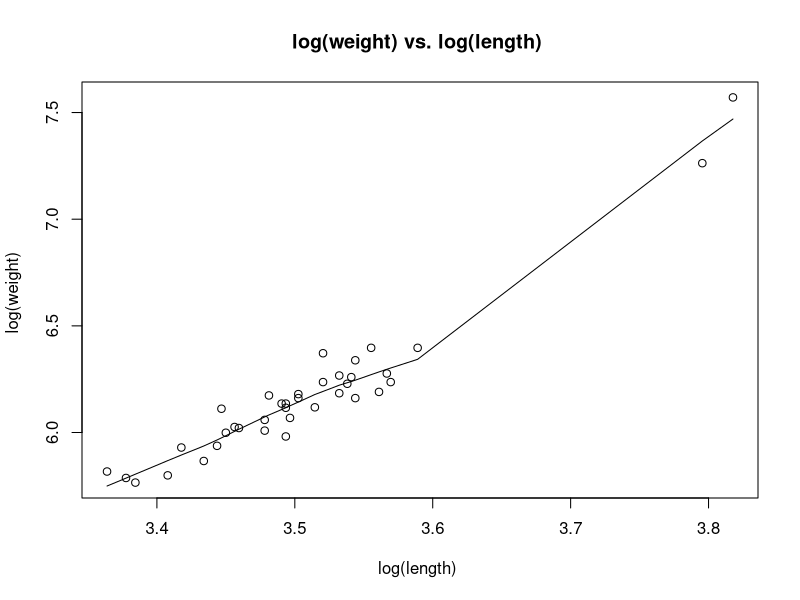
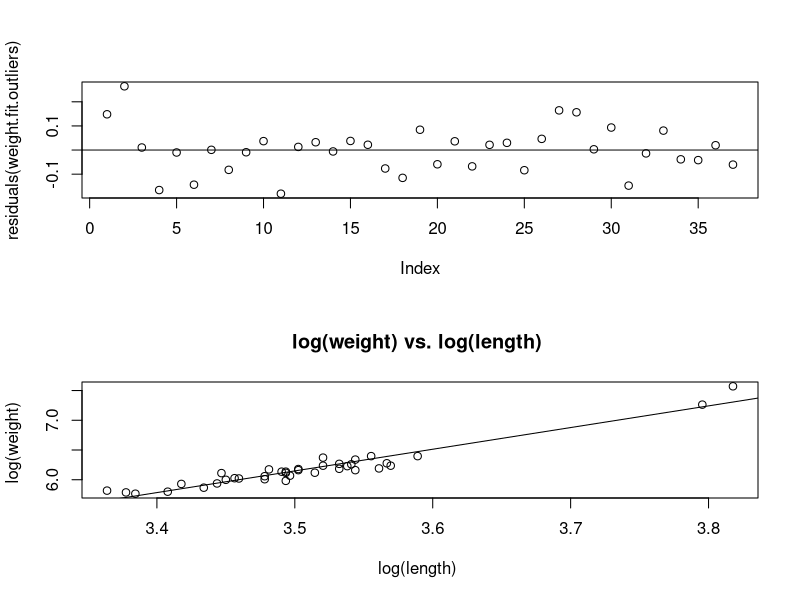
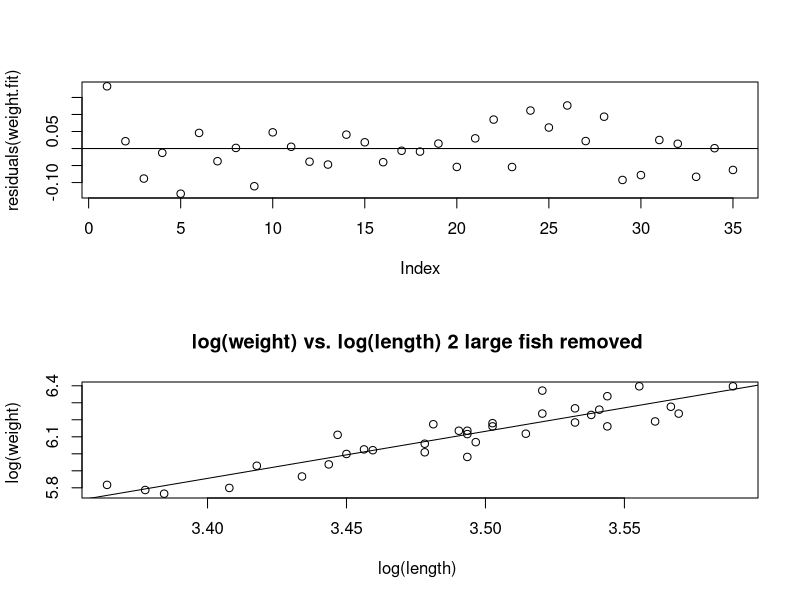
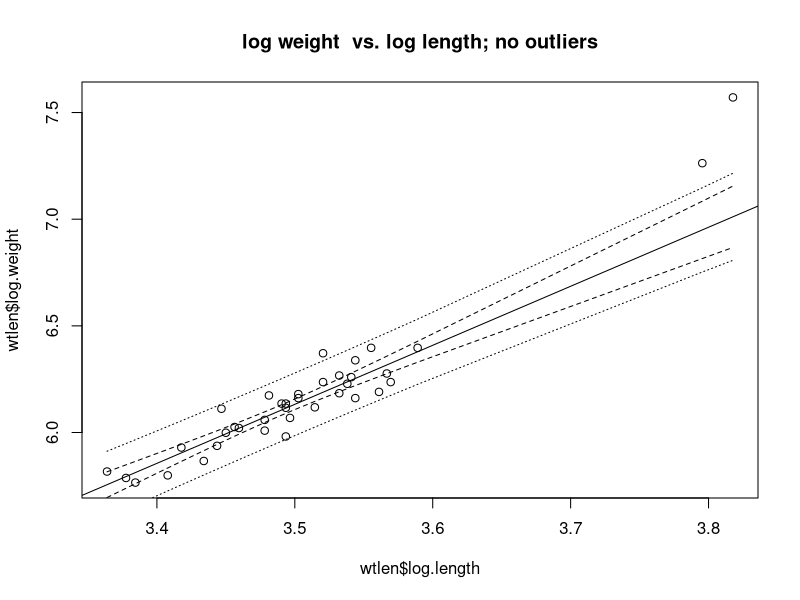
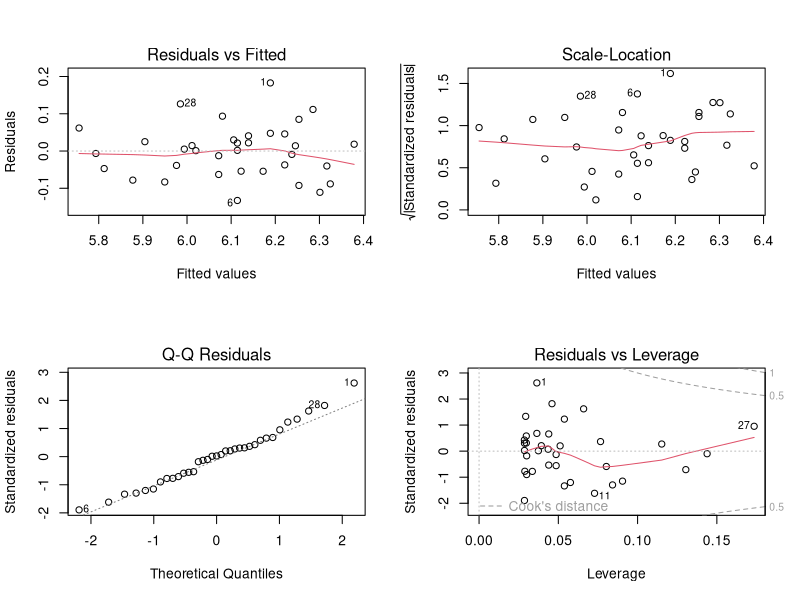
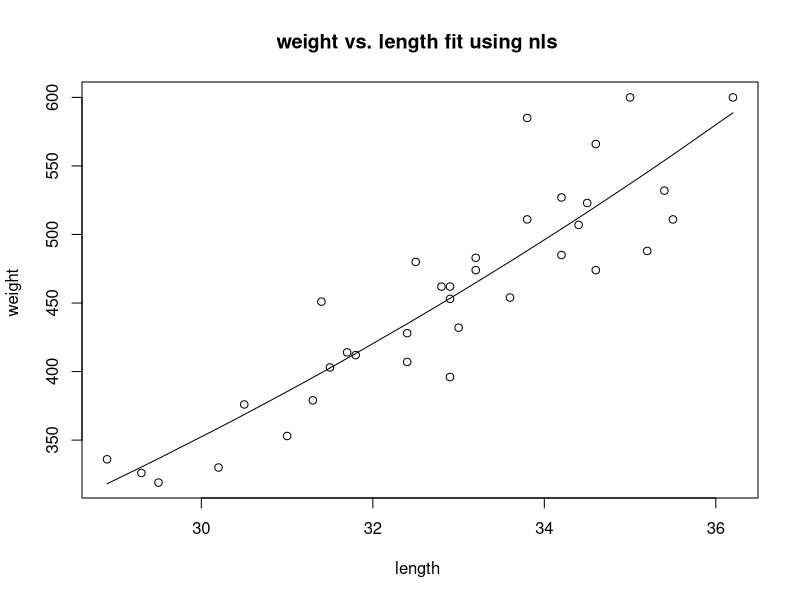

Here is the R script that generated these plots, in order:
# Weight length relationship for fish.

# A common technique in fisheries management is to investigate the 
# relationship between weight and lengths of fish.
# This is expected to a non-linear relationship because as fish get longer, 
# they also get wider and thicker. If a fish grew equally in all directions, 
# then the weight of a fish should be proportional to the length**3 (why?). 
# However, fish do not grow equally in all directions, i.e. a doubling of #length is not 
# necessarily associated with a doubling of width or 
# thickness. The pattern of association of weight with length may reveal #information on how fish grow.

# The following example was provided by Randy Zemlak of the British Columbia
# Ministry of Water, Land, and Air Protection.

# Lines starting in ##--part001b; and ##---part001e; are used
# to bracket portions of the R code for inclusion into my
# course notes and are not normally coded.

options(useFancyQuotes=FALSE) # renders summary output corrects


# Read in the data
sink('wtlen-R-001.txt')
##---part001b;
wtlen <- read.csv("wtlen.csv", header=TRUE)
wtlen$log.weight <- log(wtlen$weight)
wtlen$log.length <- log(wtlen$length)
wtlen[1:5,]
##---part001e;
sink()

# Plot the raw data and add a loess curve
png('wtlen-R-002.png')
##---part002b;
plot(wtlen$log.length, wtlen$log.weight,
    main='log(weight) vs. log(length) ',
    ylab='log(weight) ',
    xlab='log(length) ')
lines(lowess(wtlen$log.length,wtlen$log.weight))
##---part002e;
dev.off()

# Fit the regression line and get the results
png('wtlen-R-003.png')
sink('wtlen-R-003.txt')
##---part003b;
weight.fit.outliers <- lm(log.weight ~ log.length, data=wtlen)
summary(weight.fit.outliers)
layout(matrix(1:2),2,1)
plot(residuals(weight.fit.outliers))
abline(h=0)
plot(wtlen$log.length, wtlen$log.weight,
    main='log(weight) vs. log(length) ',
    ylab='log(weight) ',
    xlab='log(length) ')
abline(weight.fit.outliers)
##---part003e;
sink()
dev.off()

# Remove the outliers and refit the line
# Fit the regression line and get the results
png('wtlen-R-003a.png')
sink('wtlen-R-003a.txt')
##---part003ab;
keep <- wtlen$log.length <3.7
wtlen2 <- wtlen[keep,]
weight.fit<- lm(log.weight ~ log.length, data=wtlen2)
summary(weight.fit)
layout(matrix(1:2),2,1)
plot(residuals(weight.fit))
abline(h=0)
plot(wtlen2$log.length, wtlen2$log.weight,
    main='log(weight) vs. log(length) 2 large fish removed ',
    ylab='log(weight) ',
    xlab='log(length) ')
abline(weight.fit)
##---part003ae;
sink()
dev.off()

# Extract the coefficients and find a confidence interval for them
sink('wtlen-R-004.txt')
##---part004b;
confint(weight.fit)
##---part004e;
sink()

# Make predictions at new values of X for the mean and individual
sink('wtlen-R-005.txt')
##---part005b;
my.data <- data.frame(log.length=c(2,3,4))

cat('Confidence intervals for the MEAN response\n')
my.pred.mean <- predict(weight.fit, newdata=my.data,
    se.fit=TRUE, interval="confidence")
cbind(log.length=my.data$log.length,
    my.pred.mean$fit, 
    se=my.pred.mean$se.fit)
    
cat('Confidence intervals for the INDIVIDUAL response\n',
    'Note that se for predictions are NOT computed\n')
my.pred.indiv <- predict(weight.fit, newdata=my.data,
    interval="prediction")
cbind(log.length=my.data$log.length,
    my.pred.indiv)

##---part005e;
sink()


# draw a plot with the fitted lines and the various confidence intervals
png('wtlen-R-006.png')
##---part006b;
my.pred.mean<- predict(weight.fit, newdata=wtlen,
   interval='confidence')
my.pred.indiv <- predict(weight.fit, newdata=wtlen,
   interval='prediction')

plot(wtlen$log.length, wtlen$log.weight,
    main='log weight  vs. log length; no outliers')
abline(weight.fit)  # notice use the object
# We need to sort by the length values to get nice plots
lines(wtlen$log.length[order(wtlen$log.length)], my.pred.mean[order(wtlen$log.length),"lwr"], lty=2)
lines(wtlen$log.length[order(wtlen$log.length)], my.pred.mean[order(wtlen$log.length),"upr"], lty=2)
lines(wtlen$log.length[order(wtlen$log.length)], my.pred.indiv[order(wtlen$log.length),"lwr"],lty=3)
lines(wtlen$log.length[order(wtlen$log.length)], my.pred.indiv[order(wtlen$log.length),"upr"],lty=3)
##---part006e;
dev.off()

# create a 2x2 plot of residual and other plots
png('wtlen-R-010.png')
##---part010b;
layout(matrix(1:4,2,2))
plot(weight.fit)
##---part010e;
dev.off()


#****************************************************************************************
# Nonlinear least squares
sink('wtlen-R-020.txt')
png('wtlen-R-020.png')
##---part020b;

wtlen.nls <- nls( weight ~ b0*length**b1, data=wtlen2,  
   start=list(b0=1, b1=3))
summary(wtlen.nls)

plot(wtlen2$length, wtlen2$weight,
    main='weight vs. length fit using nls ',
    ylab='weight ',
    xlab='length ')
points(wtlen2$length[order(wtlen2$length)], predict(wtlen.nls)[order(wtlen2$length)], type="l")
##---part020e;
dev.off()
sink()
